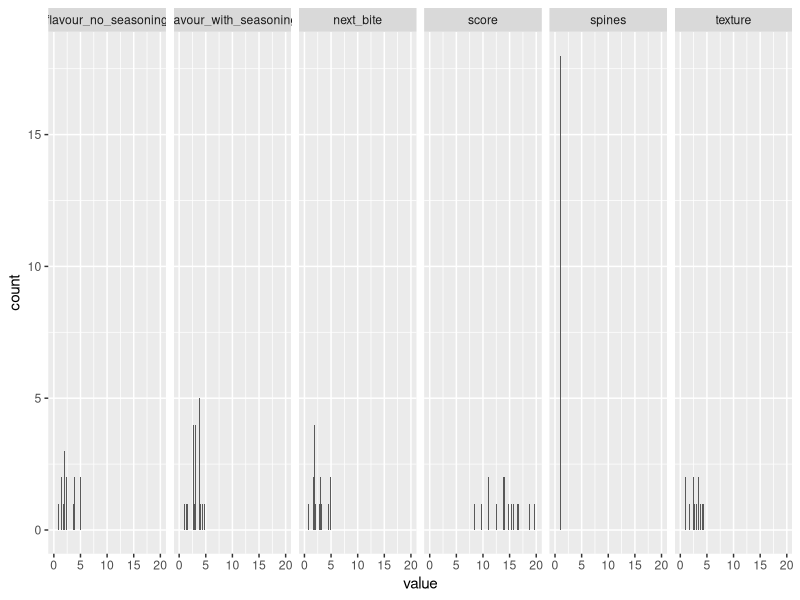
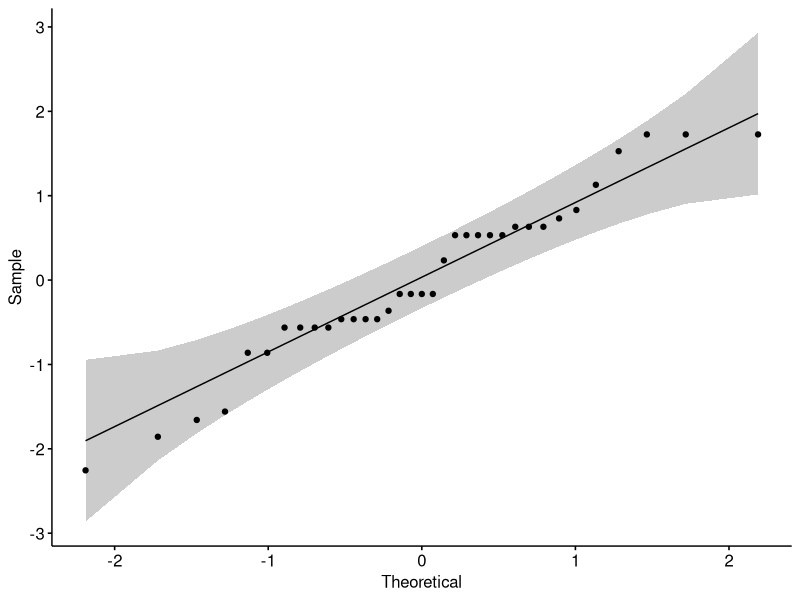
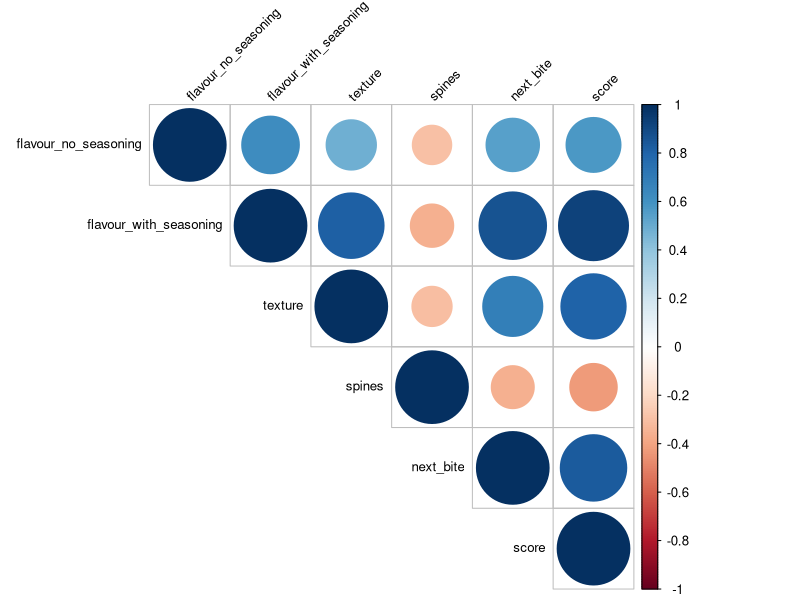

Write the R code that produced these figures, in order.
#SLM
#Created: 28022023

#--DESCRIPTION--#
#linear model to understand the relationhsip between my fish score and all the tasting characteristics

#--LIBRARY--#
library(tidyverse)
library(corrplot)
library(ggpubr)

#--DATASET--#
fish_data <- read_csv('data/fish_data.csv') %>%
    select(flavour_no_seasoning, flavour_with_seasoning, texture, spines, next_bite, score)

#--CHECK DISTRIBUTION OF VARIABLES--#
ggplot(gather(fish_data, cols, value), aes(x = value)) + 
       geom_histogram(stat='count') + 
       facet_grid(.~cols)

#--CHECK NORMALITY--#
apply(fish_data,2,shapiro.test) #some variables are normal others not

#--MEAN CENTER AND SCALE DATASET--#
fish_data_sca <- as.data.frame(scale(fish_data, center=TRUE, scale=TRUE))
#--CHECK NORMALITY AGAIN --#
apply(fish_data_sca,2,shapiro.test) #some variables are not normal but visual representation shows good distribution

#--VISUAL REPRESENTATION OF NORMALITY--#
ggqqplot(fish_data_sca$flavour_with_seasoning)

#--CHECK CORRELATIONS BETWEEN VARIABLES--#
correlations <- cor(fish_data_sca)
corrplot(correlations, type="upper", method="circle", tl.col="black", tl.srt=45, tl.cex=0.8)

#--LINEAR MODEl--#
model <- lm(score ~ flavour_no_seasoning + flavour_with_seasoning + texture + spines + next_bite, data=fish_data_sca)
summary(model)

#the variables are good predictions of the score - as expected. 
